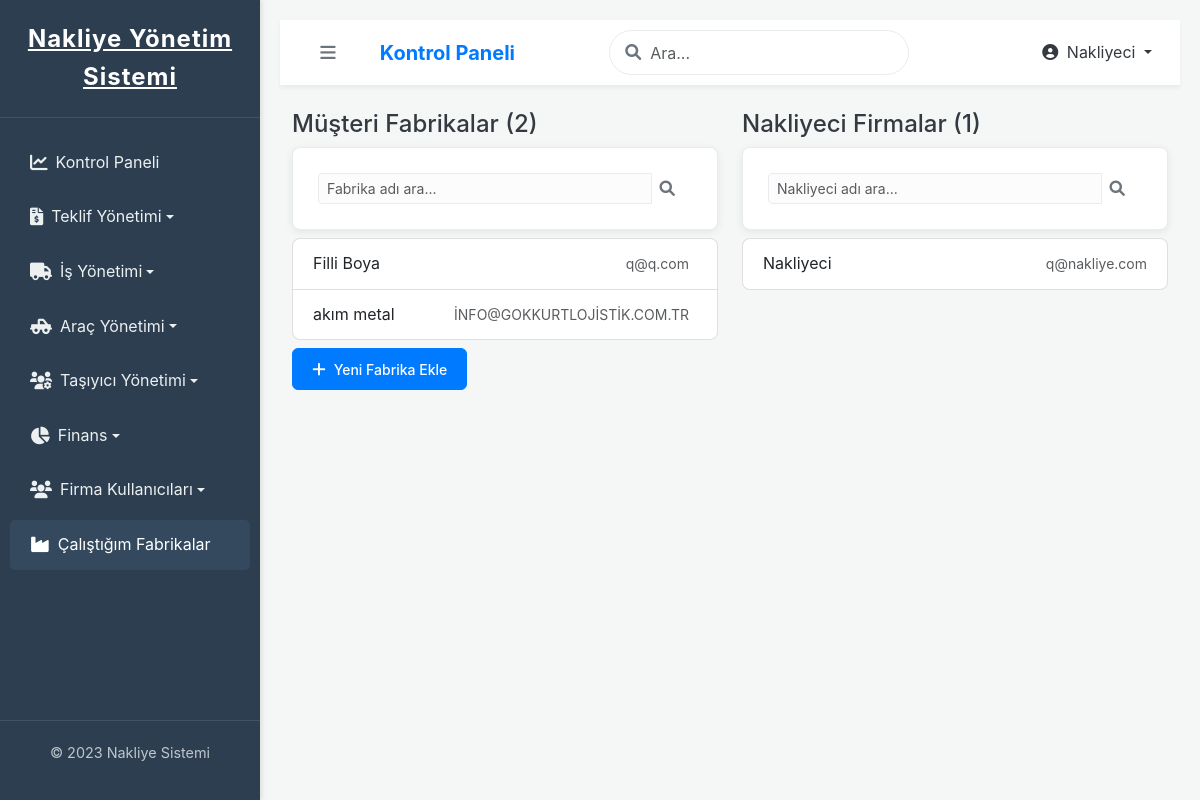
/nakliyeci/fabrikalar/ (signed in), run on the app's committed database.
### ana_uygulama/models.py (models this page shows, shortened)
class CustomUser(AbstractUser):
    company = models.ForeignKey(Company, on_delete=models.SET_NULL, null=True, blank=True, verbose_name="Bağlı Olduğu Firma")
    class Meta:
        verbose_name = "Kullanıcı"
        verbose_name_plural = "Kullanıcılar"

class Company(models.Model):
    COMPANY_TYPE_CHOICES = [
        ('FABRIKA', 'Fabrika'),
        ('NAKLIYECI', 'Nakliyeci'),
    ]
    name = models.CharField(max_length=255, verbose_name="Firma Adı")
    company_type = models.CharField(max_length=10, choices=COMPANY_TYPE_CHOICES, verbose_name="Firma Tipi")
    address = models.TextField(blank=True, null=True, verbose_name="Adres")
    phone = models.CharField(max_length=20, blank=True, null=True, verbose_name="Telefon")
    email = models.EmailField(blank=True, null=True, verbose_name="E-posta")
    tax_id_number = models.CharField(max_length=20, blank=True, null=True, verbose_name="Vergi Numarası")
    is_active = models.BooleanField(default=True, verbose_name="Aktif mi?")
    created_at = models.DateTimeField(auto_now_add=True)
    updated_at = models.DateTimeField(auto_now=True)
    class Meta:
        verbose_name = "Firma"
        verbose_name_plural = "Firmalar"
        ordering = ['name']

### ana_uygulama/views.py (the view)
# urls.py: path('nakliyeci/fabrikalar/', views.company_list_for_nakliyeci_view, name='company_list_for_nakliyeci_view'),
@login_required
def company_list_for_nakliyeci_view(request):
    if not request.user.company or request.user.company.company_type != 'NAKLIYECI':
        messages.error(request, "Bu sayfaya erişim izniniz yok.")
        return redirect('ana_uygulama:dashboard')
    fabrika_firmasi_filter = request.GET.get('fabrika_firmasi', '').strip()
    nakliyeci_firmasi_filter = request.GET.get('nakliyeci_firmasi', '').strip()
    fabrikalar = Company.objects.filter(company_type='FABRIKA').order_by('name')
    if fabrika_firmasi_filter:
        fabrikalar = fabrikalar.filter(name__icontains=fabrika_firmasi_filter)
    nakliyeciler = Company.objects.filter(company_type='NAKLIYECI').order_by('name')
    if nakliyeci_firmasi_filter:
        nakliyeciler = nakliyeciler.filter(name__icontains=nakliyeci_firmasi_filter)
    context = {
        'fabrikalar': fabrikalar,
        'nakliyeciler': nakliyeciler,
        'page_title': "Sistemdeki Firmalar",
        'fabrika_firmasi_filter_value': fabrika_firmasi_filter,
        'nakliyeci_firmasi_filter_value': nakliyeci_firmasi_filter,
    }
    return render(request, 'ana_uygulama/nakliyeci/company_list.html', context)

### ana_uygulama/templates/ana_uygulama/nakliyeci/company_list.html (shortened to what this page needs)
{% extends "base.html" %}
{% load static %}
{% block content %}
    <div class="row mb-3">
        <div class="col-md-6">
            <h4>Müşteri Fabrikalar ({{ fabrikalar.count }})</h4>
            <form method="get" class="mb-2">
                <div class="input-group input-group-sm">
                    <input type="text" name="fabrika_firmasi" class="form-control" placeholder="Fabrika adı ara..." value="{{ fabrika_firmasi_filter_value }}">
                    <button class="btn btn-outline-secondary" type="submit"><i class="fas fa-search"></i></button>
                </div>
            </form>
            {% if fabrikalar %}
                <ul class="list-group">
                    {% for firma in fabrikalar %}
                        <li class="list-group-item d-flex justify-content-between align-items-center">
                            {{ firma.name }}
                            <div>
                                <small class="text-muted me-2">{{ firma.email|default:"" }}</small>
                            </div>
                        </li>
                    {% endfor %}
                </ul>
            {% else %}
                <p class="text-muted">Kayıtlı fabrika bulunmamaktadır.</p>
            {% endif %}
            <a href="{% url 'ana_uygulama:factory_create_by_nakliyeci_view' %}" class="btn btn-primary btn-sm mt-2"><i class="fas fa-plus"></i> Yeni Fabrika Ekle</a>
        </div>
        <div class="col-md-6">
            <h4>Nakliyeci Firmalar ({{ nakliyeciler.count }})</h4>
             <form method="get" class="mb-2">
                <div class="input-group input-group-sm">
                    <input type="text" name="nakliyeci_firmasi" class="form-control" placeholder="Nakliyeci adı ara..." value="{{ nakliyeci_firmasi_filter_value }}">
                    <button class="btn btn-outline-secondary" type="submit"><i class="fas fa-search"></i></button>
                </div>
            </form>
            {% if nakliyeciler %}
                <ul class="list-group">
                    {% for firma in nakliyeciler %}
                        <li class="list-group-item d-flex justify-content-between align-items-center">
                            {{ firma.name }}
                            <small class="text-muted">{{ firma.email|default:"" }}</small>
                        </li>
                    {% endfor %}
                </ul>
            {% else %}
                <p class="text-muted">Kayıtlı başka nakliyeci firma bulunmamaktadır.</p>
            {% endif %}
        </div>
    </div>
{% endblock %}

### templates/base.html (shortened to what this page needs)
{% load static %}
<!DOCTYPE html>
<html lang="tr">
<head>
    <link href="https://cdn.jsdelivr.net/npm/bootstrap@5.3.0/dist/css/bootstrap.min.css" rel="stylesheet">
    <link rel="stylesheet" href="https://cdnjs.cloudflare.com/ajax/libs/font-awesome/6.0.0-beta3/css/all.min.css">
    <link href="https://cdn.jsdelivr.net/npm/select2@4.1.0-rc.0/dist/css/select2.min.css" rel="stylesheet" />
    <link href="https://cdn.jsdelivr.net/npm/select2-bootstrap-5-theme@1.3.0/dist/select2-bootstrap-5-theme.min.css" rel="stylesheet" />
    <link rel="stylesheet" href="{% static 'css/style.css' %}?v=1.1">
</head>
<body>
    <div class="page-container">
        <nav id="sidebar" class="sidebar">
            <div class="sidebar-header">
                <a href="{% url 'ana_uygulama:dashboard' %}" class="logo-text">Nakliye Yönetim Sistemi</a>
            </div>
            <ul class="sidebar-menu">
                <li class="menu-item">
                    <a href="{% url 'ana_uygulama:dashboard' %}" class="menu-link {% if request.resolver_match.url_name == 'dashboard' %}active{% endif %}">
                        <i class="fas fa-chart-line me-2"></i> Kontrol Paneli
                    </a>
                </li>
                {% if request.user.is_authenticated and request.user.company.company_type == 'NAKLIYECI' %}
                <li class="menu-item">
                    <a href="#quoteSubmenu" data-bs-toggle="collapse" aria-expanded="false" class="menu-link dropdown-toggle ">
                        <i class="fas fa-file-invoice-dollar me-2"></i> Teklif Yönetimi
                    </a>
                </li>
                <li class="menu-item">
                    <a href="#shipmentSubmenu" data-bs-toggle="collapse" aria-expanded="false" class="menu-link dropdown-toggle ">
                        <i class="fas fa-truck me-2"></i> İş Yönetimi
                    </a>
                </li>
                <li class="menu-item">
                    <a href="#vehicleSubmenu" data-bs-toggle="collapse" aria-expanded="false" class="menu-link dropdown-toggle ">
                        <i class="fas fa-truck-pickup me-2"></i> Araç Yönetimi
                    </a>
                </li>
                <li class="menu-item">
                    <a href="#carrierSubmenu" data-bs-toggle="collapse" aria-expanded="false" class="menu-link dropdown-toggle ">
                        <i class="fas fa-users-cog me-2"></i> Taşıyıcı Yönetimi
                    </a>
                </li>
                <li class="menu-item">
                    <a href="#financeNakliyeciSubmenu" data-bs-toggle="collapse" aria-expanded="false" class="menu-link dropdown-toggle ">
                        <i class="fas fa-chart-pie me-2"></i> Finans
                    </a>
                </li>
                <li class="menu-item">
                    <a href="#companyUserNakliyeciSubmenu" data-bs-toggle="collapse" aria-expanded="false" class="menu-link dropdown-toggle ">
                        <i class="fas fa-users me-2"></i> Firma Kullanıcıları
                    </a>
                </li>
                <li class="menu-item">
                    <a href="{% url 'ana_uygulama:company_list_for_nakliyeci_view' %}" class="menu-link {% if request.resolver_match.url_name == 'company_list_for_nakliyeci_view' or request.resolver_match.url_name == 'factory_create_by_nakliyeci_view' %}active{% endif %}">
                        <i class="fas fa-industry me-2"></i> Çalıştığım Fabrikalar
                    </a>
                </li>
                {% endif %}
            </ul>
            <div class="sidebar-footer">
                <p>&copy; 2023 Nakliye Sistemi</p>
            </div>
        </nav>
        <div class="main-content" id="main-content">
            <nav class="navbar navbar-expand-lg">
                <button type="button" id="sidebarCollapse" class="btn btn-outline-secondary me-3">
                    <i class="fas fa-bars"></i>
                </button>
                <a class="navbar-brand me-auto" href="{% url 'ana_uygulama:dashboard' %}">Kontrol Paneli</a>
                <div class="search-box me-3">
                    <span class="search-icon"><i class="fas fa-search"></i></span>
                    <input type="text" class="form-control" id="global-search-input" placeholder="Ara...">
                </div>
                <ul class="navbar-nav ms-auto">
                    <li class="nav-item dropdown">
                        <a class="nav-link dropdown-toggle" href="#" id="navbarDropdown" role="button" data-bs-toggle="dropdown" aria-expanded="false">
                            <i class="fas fa-user-circle me-1"></i> {{ request.user.first_name|default:request.user.username }}
                        </a>
                    </li>
                </ul>
            </nav>
            <div class="container-fluid mt-4">
                {% block content %}{% endblock %}
            </div>
        </div>
    </div>
</body>
</html>

### ana_uygulama/static/css/style.css (style rules this page uses)
:root { --primary-color: #007bff; --primary-dark: #0056b3; --primary-light: #e6f2ff; --secondary-color: #6c757d; --accent-color: #e74c3c; --success-color: #28a745; --info-color: #17a2b8; --warning-color: #ffc107; --danger-color: #dc3545; --text-dark: #343a40; --text-muted: #6c757d; --card-bg: #ffffff; --border-color: #e9ecef; --shadow-light: rgba(0, 0, 0, 0.08); --shadow-medium: rgba(0, 0, 0, 0.12); --sidebar-bg: #2c3e50; --sidebar-text: #ecf0f1; --header-height: 65px; --sidebar-width: 260px; --transition-speed: 0.3s; }
body { font-family: 'Inter', sans-serif; margin: 0; background-color: #f0f2f5; color: var(--text-dark); line-height: 1.6; -webkit-font-smoothing: antialiased; -moz-osx-font-smoothing: grayscale; }
.page-container { display: flex; min-height: 100vh; }
.sidebar { width: var(--sidebar-width); background-color: var(--sidebar-bg); color: var(--sidebar-text); display: flex; flex-direction: column; position: fixed; left: 0; top: 0; bottom: 0; box-shadow: 2px 0 10px rgba(0,0,0,0.15); transition: width var(--transition-speed) ease; z-index: 1000; }
.sidebar-header { padding: 20px; text-align: center; border-bottom: 1px solid rgba(var(--sidebar-text), 0.1); }
.sidebar-header .logo-text { font-size: 1.6em; font-weight: bold; letter-spacing: 1px; }
.main-content { flex-grow: 1; padding-left: var(--sidebar-width); display: flex; flex-direction: column; transition: padding-left var(--transition-speed) ease; min-width: 0; }
form { background-color: var(--card-bg); padding: 25px; border-radius: 8px; box-shadow: 0 2px 8px rgba(0,0,0,0.07); margin-bottom: 25px; border: 1px solid var(--border-color); }
form input[type="text"], form input[type="email"], form input[type="password"], form input[type="date"], form input[type="number"], form select, form textarea { width: 100%; padding: 10px 12px; border: 1px solid var(--border-color); border-radius: 5px; box-sizing: border-box; font-size: 0.95em; color: var(--text-dark); background-color: #fcfcfc; transition: border-color var(--transition-speed) ease, box-shadow var(--transition-speed) ease; }
.btn { display: inline-flex; align-items: center; justify-content: center; padding: 10px 20px; border: 1px solid transparent; border-radius: 5px; cursor: pointer; font-size: 1em; font-weight: 500; text-decoration: none; transition: background-color var(--transition-speed) ease, border-color var(--transition-speed) ease, color var(--transition-speed) ease, box-shadow var(--transition-speed) ease; }
.btn i { margin-right: 8px; font-size: 1.1em; }
.btn-primary { background-color: var(--primary-color); border-color: var(--primary-color); color: white; }
.btn-sm { padding: 0.3rem 0.6rem; font-size: 0.875rem; border-radius: 0.2rem; }
.d-flex { display: flex !important; }
.justify-content-between { justify-content: space-between !important; }
.align-items-center { align-items: center !important; }
.mb-2 { margin-bottom: 0.5rem !important; }
.mb-3 { margin-bottom: 1rem !important; }
.mt-2 { margin-top: 0.5rem !important; }
.mt-4 { margin-top: 1.5rem !important; }
.ms-auto { margin-left: auto !important; }
.me-auto { margin-right: auto !important; }
.me-1 { margin-right: 0.25rem !important; }
.me-2 { margin-right: 0.5rem !important; }
.me-3 { margin-right: 1rem !important; }
.row { --bs-gutter-x: 1.5rem; --bs-gutter-y: 0; display: flex; flex-wrap: wrap; margin-top: calc(var(--bs-gutter-y) * -1); margin-right: calc(var(--bs-gutter-x) * -.5); margin-left: calc(var(--bs-gutter-x) * -.5); }
.row > * { flex-shrink: 0; width: 100%; max-width: 100%; padding-right: calc(var(--bs-gutter-x) * .5); padding-left: calc(var(--bs-gutter-x) * .5); margin-top: var(--bs-gutter-y); }
.list-group { padding-left: 0; margin-bottom: 0; border-radius: .5rem; }
.list-group-item { position: relative; display: block; padding: .75rem 1.25rem; background-color: #fff; border: 1px solid rgba(0,0,0,.125); }

### data on the page
CustomUser: user.first_name "Nakliyeci"
Company: name "Filli Boya", email "q@q.com"
Company: name "akım metal", email "İNFO@GOKKURTLOJİSTİK.COM.TR"
Company: name "Nakliyeci", email "q@nakliye.com"

### other printed values
{{ fabrikalar.count }} "2"
{{ nakliyeciler.count }} "1"
